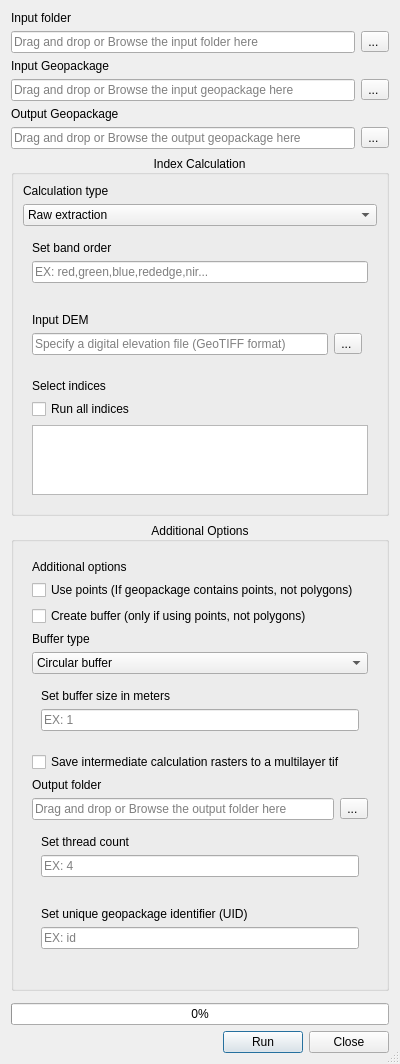
<ui version="4.0" >
 <class>ZonalStatsDialogBase</class>
 <widget class="QDialog" name="ZonalStatsDialogBase" >
  <property name="geometry" >
   <rect>
    <x>0</x>
    <y>0</y>
    <width>400</width>
    <height>300</height>
   </rect>
  </property>
  <property name="windowTitle" >
   <string>Zonal Statistics</string>
  </property>
  <property name="sizeGripEnabled">
   <bool>true</bool>
  </property>
  <layout class="QVBoxLayout" name="verticalLayout_4">
   <item>
    <layout class="QVBoxLayout" name="verticalLayout_8">
     <item>
      <widget class="QLabel" name="label_5">
       <property name="sizePolicy">
        <sizepolicy hsizetype="Preferred" vsizetype="Fixed">
         <horstretch>0</horstretch>
         <verstretch>0</verstretch>
        </sizepolicy>
       </property>
       <property name="text">
        <string>Input folder</string>
       </property>
      </widget>
     </item>
     <item>
      <layout class="QHBoxLayout" name="horizontalLayout_4">
       <item>
        <widget class="FolderEdit" name="input_folder">
         <property name="sizePolicy">
          <sizepolicy hsizetype="Expanding" vsizetype="Fixed">
           <horstretch>0</horstretch>
           <verstretch>0</verstretch>
          </sizepolicy>
         </property>
         <property name="text">
          <string/>
         </property>
         <property name="dragEnabled">
          <bool>true</bool>
         </property>
         <property name="readOnly">
          <bool>false</bool>
         </property>
         <property name="placeholderText">
          <string>Drag and drop or Browse the input folder here</string>
         </property>
         <property name="clearButtonEnabled">
          <bool>true</bool>
         </property>
        </widget>
       </item>
       <item>
        <widget class="QToolButton" name="input_button">
         <property name="sizePolicy">
          <sizepolicy hsizetype="Fixed" vsizetype="Fixed">
           <horstretch>0</horstretch>
           <verstretch>0</verstretch>
          </sizepolicy>
         </property>
         <property name="text">
          <string>... </string>
         </property>
        </widget>
       </item>
      </layout>
     </item>
    </layout>
   </item>
   <item>
    <layout class="QVBoxLayout" name="verticalLayout_8">
     <item>
      <widget class="QLabel" name="label_5">
       <property name="sizePolicy">
        <sizepolicy hsizetype="Preferred" vsizetype="Fixed">
         <horstretch>0</horstretch>
         <verstretch>0</verstretch>
        </sizepolicy>
       </property>
       <property name="text">
        <string>Input Geopackage</string>
       </property>
      </widget>
     </item>
     <item>
      <layout class="QHBoxLayout" name="horizontalLayout_4">
       <item>
        <widget class="FileEditGPKG" name="input_gpkg">
         <property name="sizePolicy">
          <sizepolicy hsizetype="Expanding" vsizetype="Fixed">
           <horstretch>0</horstretch>
           <verstretch>0</verstretch>
          </sizepolicy>
         </property>
         <property name="text">
          <string/>
         </property>
         <property name="dragEnabled">
          <bool>true</bool>
         </property>
         <property name="readOnly">
          <bool>false</bool>
         </property>
         <property name="placeholderText">
          <string>Drag and drop or Browse the input geopackage here</string>
         </property>
         <property name="clearButtonEnabled">
          <bool>true</bool>
         </property>
        </widget>
       </item>
       <item>
        <widget class="QToolButton" name="input_gpkg_button">
         <property name="sizePolicy">
          <sizepolicy hsizetype="Fixed" vsizetype="Fixed">
           <horstretch>0</horstretch>
           <verstretch>0</verstretch>
          </sizepolicy>
         </property>
         <property name="text">
          <string>... </string>
         </property>
        </widget>
       </item>
      </layout>
     </item>
    </layout>
   </item>
   <item>
    <layout class="QVBoxLayout" name="verticalLayout_8">
     <item>
      <widget class="QLabel" name="label_5">
       <property name="sizePolicy">
        <sizepolicy hsizetype="Preferred" vsizetype="Fixed">
         <horstretch>0</horstretch>
         <verstretch>0</verstretch>
        </sizepolicy>
       </property>
       <property name="text">
        <string>Output Geopackage</string>
       </property>
      </widget>
     </item>
     <item>
      <layout class="QHBoxLayout" name="horizontalLayout_4">
       <item>
        <widget class="FileEditGPKG" name="output_gpkg">
         <property name="sizePolicy">
          <sizepolicy hsizetype="Expanding" vsizetype="Fixed">
           <horstretch>0</horstretch>
           <verstretch>0</verstretch>
          </sizepolicy>
         </property>
         <property name="text">
          <string/>
         </property>
         <property name="dragEnabled">
          <bool>true</bool>
         </property>
         <property name="readOnly">
          <bool>false</bool>
         </property>
         <property name="placeholderText">
          <string>Drag and drop or Browse the output geopackage here</string>
         </property>
         <property name="clearButtonEnabled">
          <bool>true</bool>
         </property>
        </widget>
       </item>
       <item>
        <widget class="QToolButton" name="output_gpkg_button">
         <property name="sizePolicy">
          <sizepolicy hsizetype="Fixed" vsizetype="Fixed">
           <horstretch>0</horstretch>
           <verstretch>0</verstretch>
          </sizepolicy>
         </property>
         <property name="text">
          <string>... </string>
         </property>
        </widget>
       </item>
      </layout>
     </item>
    </layout>
   </item>
   <!-- Index Calculation drop down -->
   <item>
    <widget class="QgsCollapsibleGroupBox" name="mGroupBox">
     <property name="sizePolicy">
      <sizepolicy hsizetype="Preferred" vsizetype="Expanding">
       <horstretch>0</horstretch>
       <verstretch>0</verstretch>
      </sizepolicy>
     </property>
     <property name="title">
      <string>Index Calculation</string>
     </property>
     <property name="alignment">
      <set>Qt::AlignCenter</set>
     </property>
     <property name="collapsed">
      <bool>false</bool>
     </property>
     <layout class="QVBoxLayout" name="verticalLayout_2">
      <item>
       <layout class="QVBoxLayout" name="verticalLayout">
        <item>
         <widget class="QLabel" name="label_8">
          <property name="text">
           <string>Calculation type</string>
          </property>
         </widget>
        </item>
        <item>
         <widget class="QComboBox" name="index_calculation">
          <property name="currentText">
           <string>Raw extraction</string>
          </property>
          <property name="currentIndex">
           <number>0</number>
          </property>
          <item>
           <property name="text">
            <string>Raw extraction</string>
           </property>
          </item>
          <item>
           <property name="text">
            <string>Volume Calculation</string>
           </property>
          </item>
          <item>
           <property name="text">
            <string>Volume Calculation with Reference DSM</string>
           </property>
          </item>
          <item>
           <property name="text">
            <string>Index Calculations</string>
           </property>
          </item>
         </widget>
        </item>
       </layout>
      </item>
      <!--  Get band order  -->
      <item>
       <widget class="QWidget" name="band_order" native="true">
        <layout class="QGridLayout" name="gridLayout_2">
         <item row="0" column="0">
          <layout class="QVBoxLayout" name="verticalLayout_12">
           <item>
            <widget class="QLabel" name="band_order_label">
             <property name="text">
              <string>Set band order</string>
             </property>
            </widget>
           </item>
           <item>
            <layout class="QHBoxLayout" name="horizontalLayout_4">
             <item>
              <widget class="TextInput" name="in_band_order">
               <property name="sizePolicy">
                <sizepolicy hsizetype="Expanding" vsizetype="Fixed">
                <horstretch>0</horstretch>
                <verstretch>0</verstretch>
                </sizepolicy>
                </property>
                <property name="text">
                <string/>
                </property>
                <property name="readOnly">
                <bool>false</bool>
                </property>
                <property name="placeholderText">
                <string>EX: red,green,blue,rededge,nir...</string>
                </property>
                <property name="clearButtonEnabled">
                <bool>true</bool>
               </property>
              </widget>
             </item>
            </layout>
           </item>
           <item>
            <layout class="QHBoxLayout" name="horizontalLayout_9">
             
             <item>
              <widget class="QWidget" name="widget_12" native="true"/>
             </item>
            </layout>
           </item>
          </layout>
         </item>
        </layout>
       </widget>
      </item>
      <!--  Ask for DEM file -->
      <item>
       <widget class="QWidget" name="dem_widget" native="true">
        <layout class="QGridLayout" name="gridLayout_2">
         <item row="0" column="0">
          <layout class="QVBoxLayout" name="verticalLayout_12">
           <item>
            <widget class="QLabel" name="input_dem_label">
             <property name="text">
              <string>Input DEM </string>
             </property>
            </widget>
           </item>
           <item>
            <layout class="QHBoxLayout" name="horizontalLayout_9">
             <item>
              <widget class="FileEdit" name="input_dem">
               <property name="text">
                <string/>
               </property>
               <property name="placeholderText">
                <string>Specify a digital elevation file (GeoTIFF format)</string>
               </property>
               <property name="clearButtonEnabled">
                <bool>true</bool>
               </property>
              </widget>
             </item>
             <item>
              <widget class="QToolButton" name="dem_button">
               <property name="sizePolicy">
                <sizepolicy hsizetype="Fixed" vsizetype="Fixed">
                 <horstretch>0</horstretch>
                 <verstretch>0</verstretch>
                </sizepolicy>
               </property>
               <property name="text">
                <string>... </string>
               </property>
              </widget>
             </item>
             <item>
              <widget class="QWidget" name="widget_12" native="true"/>
             </item>
            </layout>
           </item>
          </layout>
         </item>
        </layout>
       </widget>
      </item>
      <!--  Get indices -->
      <item>
       <widget class="QWidget" name="index_widget" native="true">
        <layout class="QGridLayout" name="gridLayout_2">
         <item row="0" column="0">
          <layout class="QVBoxLayout" name="verticalLayout_12">
           <item>
            <widget class="QLabel" name="input_indices_label">
             <property name="text">
              <string>Select indices</string>
             </property>
            </widget>
           </item>
           <item>
            <layout class="QHBoxLayout" name="horizontalLayout_4">
             <item>
              <widget class="QCheckBox" name="run_all">
               <property name="sizePolicy">
                <sizepolicy hsizetype="Expanding" vsizetype="Fixed">
                <horstretch>0</horstretch>
                <verstretch>0</verstretch>
                </sizepolicy>
                </property>
                <property name="text">
                 <string>Run all indices</string>
                </property>
              </widget>
             </item>
            </layout>
           </item>
           <item>
            <widget class="QListWidget" name="input_indices_list">
            </widget>
           </item>
          </layout>
         </item>
        </layout>
       </widget>
      </item>
     </layout>
    </widget>
   </item>
   <!-- Additional Options Drop down    -->
   <item>
    <widget class="QgsCollapsibleGroupBox" name="mGroupBox2">
     <property name="sizePolicy">
      <sizepolicy hsizetype="Preferred" vsizetype="Expanding">
       <horstretch>0</horstretch>
       <verstretch>0</verstretch>
      </sizepolicy>
     </property>
     <property name="title">
      <string>Additional Options</string>
     </property>
     <property name="alignment">
      <set>Qt::AlignCenter</set>
     </property>
     <property name="collapsed">
      <bool>true</bool>
     </property>
     <layout class="QVBoxLayout" name="verticalLayout_2">
      <item>
       <widget class="QWidget" name="index_widget" native="true">
        <layout class="QGridLayout" name="gridLayout_2">
         <item row="0" column="0">
          <layout class="QVBoxLayout" name="verticalLayout_12">
           <item>
            <widget class="QLabel" name="input_indices_label">
             <property name="text">
              <string>Additional options</string>
             </property>
            </widget>
           </item>
           <item>
            <layout class="QHBoxLayout" name="horizontalLayout_4">
             <item>
              <widget class="QCheckBox" name="use_points">
               <property name="sizePolicy">
                <sizepolicy hsizetype="Expanding" vsizetype="Fixed">
                <horstretch>0</horstretch>
                <verstretch>0</verstretch>
                </sizepolicy>
                </property>
                <property name="text">
                 <string>Use points (If geopackage contains points, not polygons)</string>
                </property>
              </widget>
             </item>
            </layout>
           </item>
           <item>
            <layout class="QHBoxLayout" name="horizontalLayout_4">
             <item>
              <widget class="QCheckBox" name="use_buffer">
               <property name="sizePolicy">
                <sizepolicy hsizetype="Expanding" vsizetype="Fixed">
                <horstretch>0</horstretch>
                <verstretch>0</verstretch>
                </sizepolicy>
                </property>
                <property name="text">
                 <string>Create buffer (only if using points, not polygons)</string>
                </property>
              </widget>
             </item>
            </layout>
           </item>
           <item>
            <layout class="QVBoxLayout" name="verticalLayout">
             <item>
              <widget class="QLabel" name="label_buffer">
               <property name="text">
                <string>Buffer type</string>
               </property>
              </widget>
             </item>
             <item>
              <widget class="QComboBox" name="buffer_type">
               <property name="currentText">
                <string>Circular buffer</string>
               </property>
               <property name="currentIndex">
                <number>0</number>
               </property>
               <item>
                <property name="text">
                 <string>Circular buffer</string>
                </property>
               </item>
               <item>
                <property name="text">
                 <string>Square buffer</string>
                </property>
               </item>
              </widget>
             </item>
            </layout>
           </item>
           <item>
            <widget class="QWidget" name="buffer_size_widget" native="true">
             <layout class="QGridLayout" name="gridLayout_2">
              <item row="0" column="0">
               <layout class="QVBoxLayout" name="verticalLayout_12">
                <item>
                 <widget class="QLabel" name="buffer_size_label">
                  <property name="text">
                   <string>Set buffer size in meters</string>
                  </property>
                 </widget>
                </item>
                <item>
                 <layout class="QHBoxLayout" name="horizontalLayout_4">
                  <item>
                   <widget class="TextInput" name="buffer_size">
                    <property name="sizePolicy">
                     <sizepolicy hsizetype="Expanding" vsizetype="Fixed">
                      <horstretch>0</horstretch>
                      <verstretch>0</verstretch>
                     </sizepolicy>
                    </property>
                    <property name="text">
                     <string/>
                    </property>
                    <property name="readOnly">
                     <bool>false</bool>
                    </property>
                    <property name="placeholderText">
                     <string>EX: 1</string>
                    </property>
                    <property name="clearButtonEnabled">
                     <bool>true</bool>
                    </property>
                   </widget>
                  </item>
                 </layout>
                </item>
                <item>
                 <layout class="QHBoxLayout" name="horizontalLayout_9">
                  <item>
                   <widget class="QWidget" name="widget_12" native="true"/>
                  </item>
                 </layout>
                </item>
               </layout>
              </item>
             </layout>
            </widget>
           </item>
           <!-- Make output tif checkbox    -->
           <item>
            <layout class="QHBoxLayout" name="horizontalLayout_4">
             <item>
              <widget class="QCheckBox" name="save_multilayer">
               <property name="sizePolicy">
                <sizepolicy hsizetype="Expanding" vsizetype="Fixed">
                <horstretch>0</horstretch>
                <verstretch>0</verstretch>
                </sizepolicy>
                </property>
                <property name="text">
                 <string>Save intermediate calculation rasters to a multilayer tif</string>
                </property>
              </widget>
             </item>
            </layout>
           </item>
           <!-- file select for output tif  -->
           <item>
            <layout class="QVBoxLayout" name="verticalLayout_8">
             <item>
              <widget class="QLabel" name="label_out">
               <property name="sizePolicy">
                <sizepolicy hsizetype="Preferred" vsizetype="Fixed">
                 <horstretch>0</horstretch>
                 <verstretch>0</verstretch>
                </sizepolicy>
               </property>
               <property name="text">
                <string>Output folder</string>
               </property>
              </widget>
             </item>
             <item>
              <layout class="QHBoxLayout" name="horizontalLayout_4">
               <item>
                <widget class="FolderEdit" name="output_folder">
                 <property name="sizePolicy">
                  <sizepolicy hsizetype="Expanding" vsizetype="Fixed">
                   <horstretch>0</horstretch>
                   <verstretch>0</verstretch>
                  </sizepolicy>
                 </property>
                 <property name="text">
                  <string/>
                 </property>
                 <property name="dragEnabled">
                  <bool>true</bool>
                 </property>
                 <property name="readOnly">
                  <bool>false</bool>
                 </property>
                 <property name="placeholderText">
                  <string>Drag and drop or Browse the output folder here</string>
                 </property>
                 <property name="clearButtonEnabled">
                  <bool>true</bool>
                 </property>
                </widget>
               </item>
               <item>
                <widget class="QToolButton" name="output_button">
                 <property name="sizePolicy">
                  <sizepolicy hsizetype="Fixed" vsizetype="Fixed">
                   <horstretch>0</horstretch>
                   <verstretch>0</verstretch>
                  </sizepolicy>
                 </property>
                 <property name="text">
                  <string>... </string>
                 </property>
                </widget>
               </item>
              </layout>
             </item>
            </layout>
           </item>
           <!-- Thread count input  -->
           <item>
            <widget class="QWidget" name="thread_widget" native="true">
             <layout class="QGridLayout" name="gridLayout_2">
              <item row="0" column="0">
               <layout class="QVBoxLayout" name="verticalLayout_12">
                <item>
                 <widget class="QLabel" name="thread_label">
                  <property name="text">
                   <string>Set thread count</string>
                  </property>
                 </widget>
                </item>
                <item>
                 <layout class="QHBoxLayout" name="horizontalLayout_4">
                  <item>
                   <widget class="TextInput" name="threads">
                    <property name="sizePolicy">
                     <sizepolicy hsizetype="Expanding" vsizetype="Fixed">
                      <horstretch>0</horstretch>
                      <verstretch>0</verstretch>
                     </sizepolicy>
                    </property>
                    <property name="text">
                     <string/>
                    </property>
                    <property name="readOnly">
                     <bool>false</bool>
                    </property>
                    <property name="placeholderText">
                     <string>EX: 4</string>
                    </property>
                    <property name="clearButtonEnabled">
                     <bool>true</bool>
                    </property>
                   </widget>
                  </item>
                 </layout>
                </item>
                <item>
                 <layout class="QHBoxLayout" name="horizontalLayout_9">
                  <item>
                   <widget class="QWidget" name="widget_12" native="true"/>
                  </item>
                 </layout>
                </item>
               </layout>
              </item>
             </layout>
            </widget>
           </item>
           <!-- Set UID -->
           <item>
            <widget class="QWidget" name="uid_widget" native="true">
             <layout class="QGridLayout" name="gridLayout_2">
              <item row="0" column="0">
               <layout class="QVBoxLayout" name="verticalLayout_12">
                <item>
                 <widget class="QLabel" name="uid_label">
                  <property name="text">
                   <string>Set unique geopackage identifier (UID)</string>
                  </property>
                 </widget>
                </item>
                <item>
                 <layout class="QHBoxLayout" name="horizontalLayout_4">
                  <item>
                   <widget class="TextInput" name="uid">
                    <property name="sizePolicy">
                     <sizepolicy hsizetype="Expanding" vsizetype="Fixed">
                      <horstretch>0</horstretch>
                      <verstretch>0</verstretch>
                     </sizepolicy>
                    </property>
                    <property name="text">
                     <string/>
                    </property>
                    <property name="readOnly">
                     <bool>false</bool>
                    </property>
                    <property name="placeholderText">
                     <string>EX: id</string>
                    </property>
                    <property name="clearButtonEnabled">
                     <bool>true</bool>
                    </property>
                   </widget>
                  </item>
                 </layout>
                </item>
                <item>
                 <layout class="QHBoxLayout" name="horizontalLayout_9">
                  <item>
                   <widget class="QWidget" name="widget_12" native="true"/>
                  </item>
                 </layout>
                </item>
               </layout>
              </item>
             </layout>
            </widget>
           </item>
           <!-- Bottom stuff    -->
           <item>
            <layout class="QHBoxLayout" name="horizontalLayout_9">
             <item>
              <widget class="QWidget" name="widget_12" native="true"/>
             </item>
            </layout>
           </item>
          </layout>
         </item>
        </layout>
       </widget>
      </item>
     </layout>
    </widget>
   </item>
   <item>
    <widget class="QFrame" name="frame">
     <property name="sizePolicy">
      <sizepolicy hsizetype="Preferred" vsizetype="Preferred">
       <horstretch>0</horstretch>
       <verstretch>0</verstretch>
      </sizepolicy>
     </property>
     <property name="frameShape">
      <enum>QFrame::NoFrame</enum>
     </property>
     <property name="frameShadow">
      <enum>QFrame::Raised</enum>
     </property>
    </widget>
   </item>
   <item>
    <layout class="QVBoxLayout" name="verticalLayout_14">
     <item>
      <layout class="QHBoxLayout" name="horizontalLayout_3">
       <item>
        <widget class="QProgressBar" name="progress_bar">
         <property name="sizePolicy">
          <sizepolicy hsizetype="Expanding" vsizetype="Fixed">
           <horstretch>0</horstretch>
           <verstretch>0</verstretch>
          </sizepolicy>
         </property>
         <property name="value">
          <number>0</number>
         </property>
        </widget>
       </item>
      </layout>
     </item>
     <item>
      <layout class="QHBoxLayout" name="horizontalLayout_5">
       <item>
        <widget class="QWidget" name="widget_2" native="true">
         <property name="sizePolicy">
          <sizepolicy hsizetype="Expanding" vsizetype="Preferred">
           <horstretch>0</horstretch>
           <verstretch>0</verstretch>
          </sizepolicy>
         </property>
        </widget>
       </item>
       <item>
        <widget class="QPushButton" name="ok_button">
         <property name="text">
          <string>Run</string>
         </property>
        </widget>
       </item>
       <item>
        <widget class="QPushButton" name="close_button">
         <property name="text">
          <string>Close</string>
         </property>
        </widget>
       </item>
      </layout>
     </item>
    </layout>
   </item>
  </layout>
 </widget>
 <customwidgets>
  <customwidget>
   <class>QgsCollapsibleGroupBox</class>
   <extends>QGroupBox</extends>
   <header>qgis.gui</header>
   <container>1</container>
  </customwidget>
  <customwidget>
   <class>FolderEdit</class>
   <extends>QLineEdit</extends>
   <header>zonal_stats.ui.folder_edit</header>
  </customwidget>
  <customwidget>
   <class>FileEdit</class>
   <extends>QLineEdit</extends>
   <header>zonal_stats.ui.file_edit</header>
  </customwidget>
  <customwidget>
   <class>FileEditGPKG</class>
   <extends>QLineEdit</extends>
   <header>zonal_stats.ui.file_edit_gpkg</header>
  </customwidget>
  <customwidget>
   <class>TextInput</class>
   <extends>QLineEdit</extends>
   <header>zonal_stats.ui.text_input</header>
  </customwidget>
 </customwidgets>
 <resources/>
 <connections>
 </connections>
</ui>
